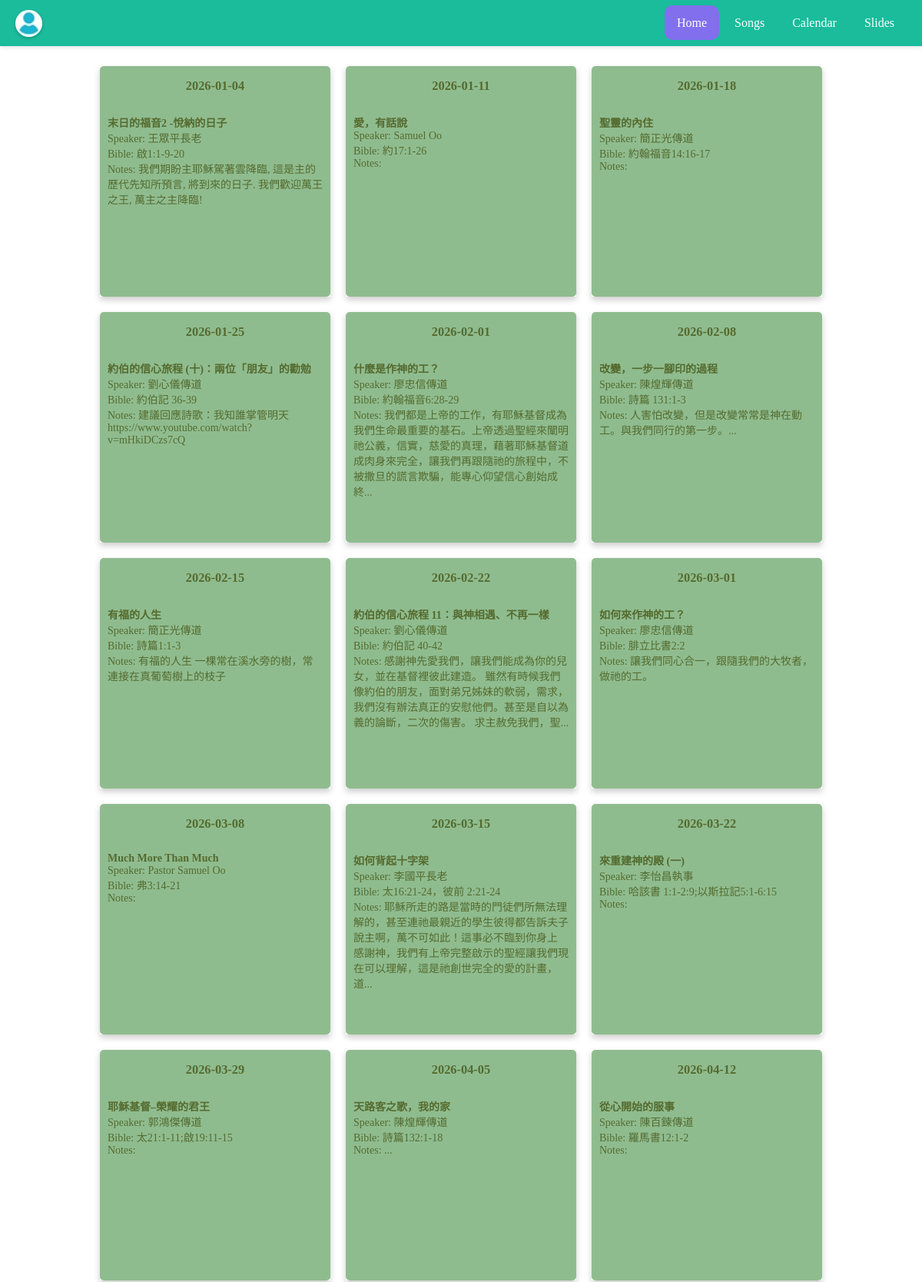
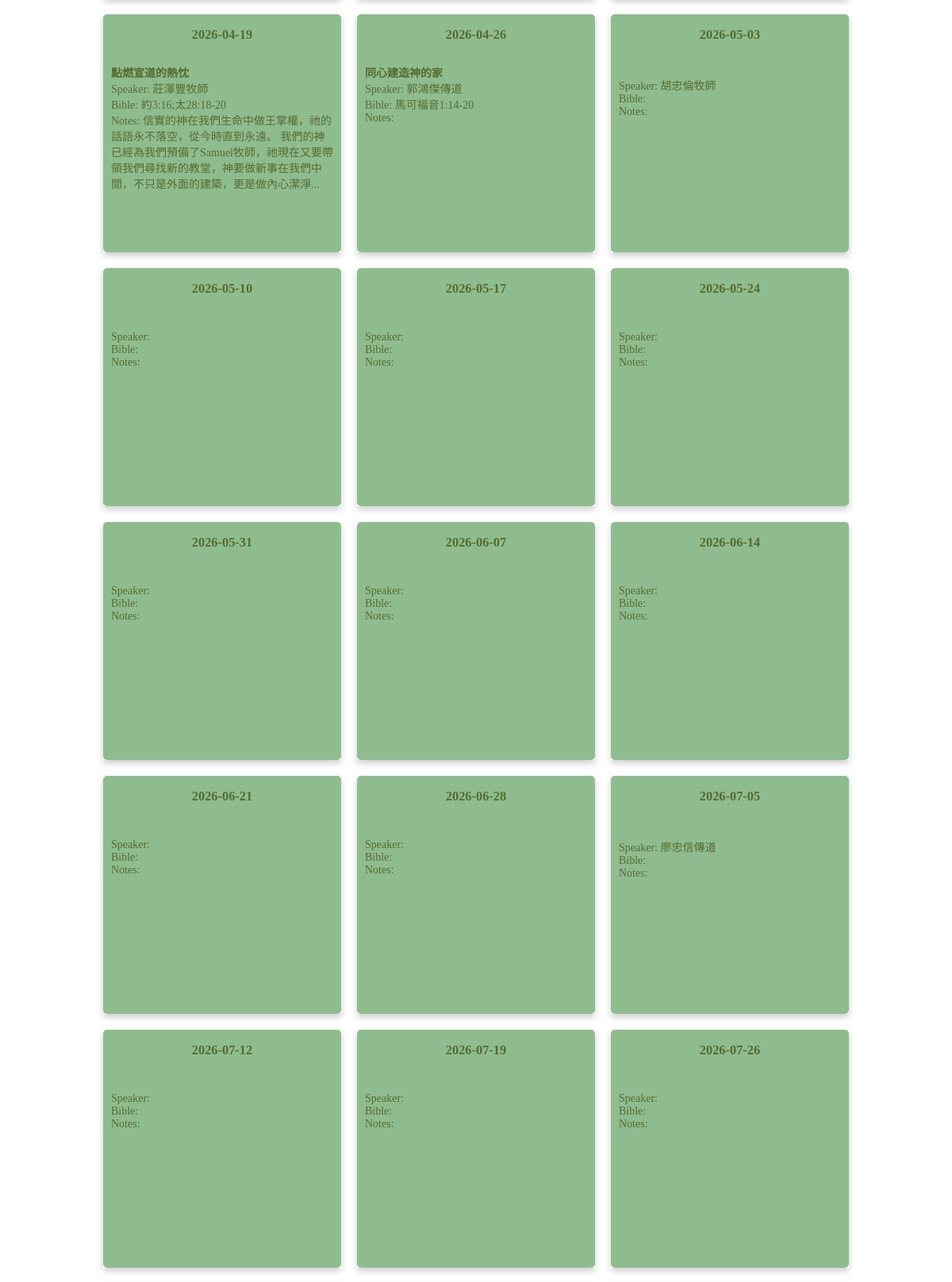
The page / (upper part) on the database its author committed (2 pictures, top to bottom).
### tables this page shows
CREATE TABLE "sermon" (sermon_id INTEGER PRIMARY key, title text, speaker text, bible_verse text, keyword text, outline text, lang text, updated text default CURRENT_TIMESTAMP, date text);

CREATE TABLE "worship" (worship_id INTEGER PRIMARY KEY, title text, notes text, scheduled_date text, sermon_id int);

### web/index.py (the view)
@app.route("/")
def index():
	id = request.args.get('id', None)
	if id:
		songs = Utils.get_worship_songs(id)
		w = Utils.get_worship(id)
		return render_template('song.html', songs=songs, id=id, w=w)
	sundays = Tools.allsundays()
	worship = Utils.worship_list()
	worship = [{'date': x, 'worship': next((y for y in worship if y['date'] == x), -1)} for x in sundays[1]]
	return render_template('worship.html', worship=worship, sundays=sundays)

### app/db.py (called while the page is built)
def run(sql, db_name="worship.db"):
    return __execute(sql, para=None, db_name=db_name)

def __execute(sql, db_name, para=None):
    try:
        con = open(db_name)
        cur = con.cursor()
        if para:
            result = cur.execute(sql, para).fetchall()
        else:
            result = cur.execute(sql).fetchall()
        con.commit()
        return result
    except Exception as e:
        print('error', e)
        return e
    finally:
        close()

def open(db_name):
    con = _connect_db(db_name)
    return con

def close():
    try:
        con.close()
        return None
    except Exception as e:
        return e

def _connect_db(db_name):
    path = os.path.dirname(os.path.dirname(os.path.realpath(__file__)))
    con = sqlite3.connect(os.path.join(path, 'db', db_name))
    return con

### app/tools.py (called while the page is built)
def allsundays():
    now = datetime.now()
    coming_sunday = (now + timedelta(days=6-now.weekday())).strftime("%Y-%m-%d")
    year = now.year
    d = date(year, 1, 1)
    d += timedelta(days = 6 - d.weekday())  # First Sunday
    sundays = []
    sundays.append(d.strftime("%Y-%m-%d"))
    while d.year == year:
        d += timedelta(days = 7)
        if d.year == year:
            sundays.append(d.strftime("%Y-%m-%d"))
    return [coming_sunday, sundays]

### web/templates/worship.html (shortened to what this page needs)
{% include 'header.html' %}
</head>
<body>
<div class="worship_container">
{% for w in worship %}
    <div class="worship-card">
        <div class="card-inner" date="{{ w.date }}">
        <div class="card-front">
            <h3>{{ w.date }}</h3>
    {% if w.worship %}
        <div style="padding:10px;text-align:left;">
            <b>{{ w.worship.sermon_title }}</b><br/>
            Speaker: {{ w.worship.speaker }}<br/>
            Bible: {{ w.worship.bible }}<br/>
            Notes: {{ w.worship.notes|truncate(100) }}
        </div>
            </div>
            <div class="card-back" name="{{ w.worship.worship_id }}">
            <b>Worship Team</b><br/>
                {% for team in w.worship.content %}
                    {% if team.user_name != '' and team.role != '' %}
                        {{ team.role }}:&nbsp;{{ team.user_name }}<br/>
                    {% endif %}
                {% endfor %}
            <div class="overlay_btns"><button id="info_btn" name="{{ w.worship.date }}">Info</button> <button id="sermon_btn" name="{{ w.worship.worship_id }}">Edit</button> <button id="song_btn" name="{{ w.worship.worship_id }}">Songs</button> <button id="notes_btn" name="{{ w.worship.worship_id }}">Notes</button>&nbsp;<button id="team_btn" name="{{ w.worship.worship_id }}">Teams</button></div>
        </div>
    {% else %}
            </div>
      <div class="card-back">
            <div class="overlay_btns"><button id="song_btn" name="{{ w.worship.worship_id }}">Songs</button>&nbsp;<button id="team_btn" name="{{ w.worship.worship_id }}">Teams</button></div>
      </div>
    {% endif %}
  </div>
</div>
{% endfor %}
</div>
</body>
</html>

### web/templates/header.html (shortened to what this page needs)
<!DOCTYPE html>
<html lang="en">
<head>
    <link href="/static/jquery-ui.css" rel="stylesheet">
</head>
	<header id="header">
		<div id="profile">
			<a href="/profile" id="profile-container" class="profile_bubble">
			</a>
		</div>
		<nav class="navigation">
			<a href="/">Home</a>
			<a href="/song/list">Songs</a>
			<a href="/calendar">Calendar</a>
			<a href="/slides">Slides</a>
		</nav>
	</header>

### web/templates/header.html (style rules this page uses)
body { margin: 0; padding: 0; }
body > :not(#loading):not(#dialog):not(header) { margin: 16px; }
:root { --primary-color: #1abc9c; --secondary-color: #c85550; --thirdary-color: #826fee; --text-light: #ffffff; --header-height: 60px; }
#header { background: var(--primary-color); color: var(--text-light); display: flex; align-items: center; justify-content: space-between; padding: 0 20px; margin: 0; height: var(--header-height); width: 100%; box-sizing: border-box; box-shadow: 0 2px 5px rgba(0,0,0,0.1); position: sticky; top: 0; z-index: 100; }
.navigation a { color: var(--text-light); text-decoration: none; text-align: center; padding: 14px 16px; border-radius: 10px; transition: color 0.3s ease, background-color 0.3s ease; }
.navigation a.active { background-color: var(--thirdary-color); color: white; }
.profile_bubble { height: 35px; width: 35px; border-radius: 50%; color: var(--text-light); display: flex; align-items: center; justify-content: center; font-weight: bold; font-size: 14px; overflow: hidden; cursor: pointer; box-shadow: 0 2px 4px rgba(0,0,0,0.2); text-decoration: none; }

### web/templates/worship.html (style rules this page uses)
.worship_container { display: flex; flex-wrap: wrap; flex-direction: row; align-items: center; justify-content: center; }
.worship_container > div { min-width: 220px; margin: 10px; text-align: center; font-size: 14px; }
.worship-card { background-color: transparent; width: 300px; height: 300px; perspective: 1000px; }
.card-inner { position: relative; width: 100%; height: 100%; text-align: center; transition: transform 0.6s; transform-style: preserve-3d; box-shadow: 0 4px 8px 0 rgba(0,0,0,0.2); }
.card-front, .card-back { position: absolute; width: 100%; height: 100%; -webkit-backface-visibility: hidden; backface-visibility: hidden; border-radius: 5px; }
.card-front { background-color: #8FBC8F; color: #556B2F; }
.card-back { background-color: #009688; color: #fff; transform: rotateY(180deg); }
.overlay_btns { position: absolute ; bottom: 10px; right: 10px; font-size: 12px; }

### rows shown on the page
sermon: worship.sermon_title "末日的福音2 -悅納的日子", worship.speaker "王眾平長老", worship.bible "啟1:1-9-20"
worship: worship.notes "我們期盼主耶穌駕著雲降臨, 這是主的歷代先知所預言, 將到來的日子. 我們歡迎萬王之王, 萬主之主降臨!"
sermon: worship.sermon_title "愛，有話說", worship.speaker "Samuel Oo", worship.bible "約17:1-26"
sermon: worship.sermon_title "聖靈的內住", worship.speaker "簡正光傳道", worship.bible "約翰福音14:16-17"
sermon: worship.sermon_title "約伯的信心旅程 (十)：兩位「朋友」的勸勉", worship.speaker "劉心儀傳道", worship.bible "約伯記 36-39"
worship: worship.notes "建議回應詩歌：我知誰掌管明天 https://www.youtube.com/watch?v=mHkiDCzs7cQ"
sermon: worship.sermon_title "什麼是作神的工？", worship.speaker "廖忠信傳道", worship.bible "約翰福音6:28-29"
worship: worship.notes "我們都是上帝的工作，有耶穌基督成為我們生命最重要的基石。上帝透過聖經來闡明祂公義，信實，慈愛的真理，藉著耶穌基督道成肉身來完全，讓我們再跟隨祂的旅程中，不被撒旦的謊言欺騙，能專心仰望信心創始成終..."
sermon: worship.sermon_title "改變，一步一腳印的過程", worship.speaker "陳煌輝傳道", worship.bible "詩篇 131:1-3"
worship: worship.notes "人害怕改變，但是改變常常是神在動工。與我們同行的第一步。..."
sermon: worship.sermon_title "有福的人生", worship.speaker "簡正光傳道", worship.bible "詩篇1:1-3"
worship: worship.notes "有福的人生 一棵常在溪水旁的樹，常連接在真葡萄樹上的枝子"
sermon: worship.sermon_title "約伯的信心旅程 11：與神相遇、不再一樣", worship.speaker "劉心儀傳道", worship.bible "約伯記 40-42"
worship: worship.notes "感謝神先愛我們，讓我們能成為你的兒女，並在基督裡彼此建造。 雖然有時候我們像約伯的朋友，面對弟兄姊妹的軟弱，需求，我們沒有辦法真正的安慰他們。甚至是自以為義的論斷，二次的傷害。 求主赦免我們，聖..."
sermon: worship.sermon_title "如何來作神的工？", worship.speaker "廖忠信傳道", worship.bible "腓立比書2:2"
worship: worship.notes "讓我們同心合一，跟隨我們的大牧者，做祂的工。"
sermon: worship.sermon_title "Much More Than Much", worship.speaker "Pastor Samuel Oo", worship.bible "弗3:14-21"
sermon: worship.sermon_title "如何背起十字架", worship.speaker "李國平長老", worship.bible "太16:21-24，彼前 2:21-24"
worship: worship.notes "耶穌所走的路是當時的門徒們所無法理解的，甚至連祂最親近的學生彼得都告訴夫子說主啊，萬不可如此！這事必不臨到你身上 感謝神，我們有上帝完整啟示的聖經讓我們現在可以理解，這是祂創世完全的愛的計畫，道..."
sermon: worship.sermon_title "來重建神的殿 (一)", worship.speaker "李怡昌執事", worship.bible "哈該書 1:1-2:9;以斯拉記5:1-6:15"
sermon: worship.sermon_title "耶穌基督–榮耀的君王", worship.speaker "郭鴻傑傳道", worship.bible "太21:1-11;啟19:11-15"
sermon: worship.sermon_title "天路客之歌，我的家", worship.speaker "陳煌輝傳道", worship.bible "詩篇132:1-18"
worship: worship.notes "..."
sermon: worship.sermon_title "從心開始的服事", worship.speaker "陳百鍊傳道", worship.bible "羅馬書12:1-2"
sermon: worship.sermon_title "點燃宣道的熱忱", worship.speaker "莊澤豐牧師", worship.bible "約3:16;太28:18-20"
worship: worship.notes "信實的神在我們生命中做王掌權，祂的話語永不落空，從今時直到永遠。 我們的神已經為我們預備了Samuel牧師，祂現在又要帶領我們尋找新的教堂，神要做新事在我們中間，不只是外面的建築，更是做內心潔淨..."
sermon: worship.sermon_title "同心建造神的家", worship.speaker "郭鴻傑傳道", worship.bible "馬可福音1:14-20"
sermon: worship.speaker "胡忠倫牧師"
sermon: worship.speaker "廖忠信傳道"

### other values the page prints
{{ w.date }} "2026-01-04" "2026-01-11" "2026-01-18" "2026-01-25" "2026-02-01" "2026-02-08" "2026-02-15" "2026-02-22" "2026-03-01" "2026-03-08" "2026-03-15" "2026-03-22" "2026-03-29" "2026-04-05" "2026-04-12" "2026-04-19" "2026-04-26" "2026-05-03" "2026-05-10" "2026-05-17" "2026-05-24" "2026-05-31" "2026-06-07" "2026-06-14" "2026-06-21" "2026-06-28" "2026-07-05" "2026-07-12" "2026-07-19" "2026-07-26"
